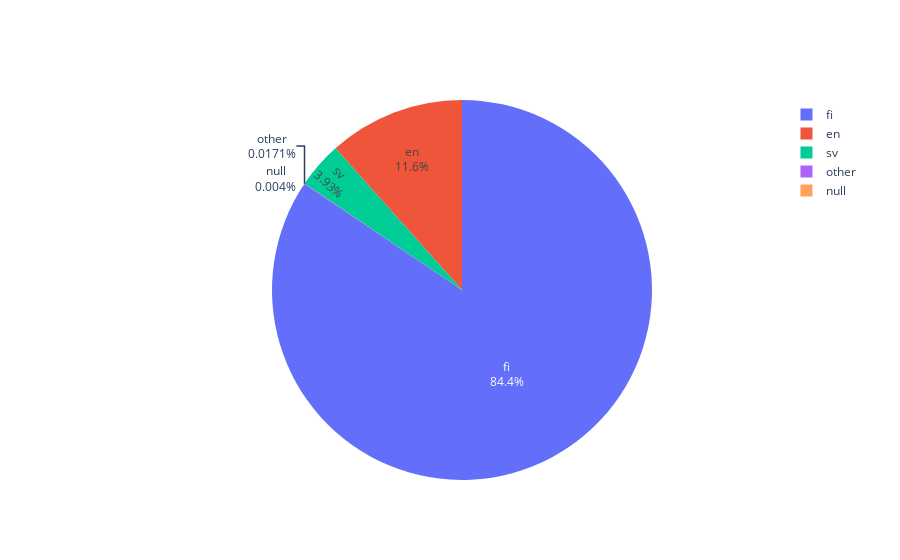

Source (notebook cell):
### Code cell
fig = go.Figure(data = [go.Pie(labels = list(Counter(df['original_language']).keys()), 
                               values = list(Counter(df['original_language']).values()),
                               textinfo = 'label + percent', titleposition = "bottom center")])
fig.show()

### Figure 1 — Plotly figure (JSON) as saved in the notebook; plotly's stock layout.template omitted (floating-point values rounded to 4 significant figures)
{"data": [{"labels": ["fi", "sv", "en", "other", null, null, null, null, null, null, null], "textinfo": "label+percent", "title": {"position": "bottom center"}, "type": "pie", "values": [147727, 6882, 20309, 30, 1, 1, 1, 1, 1, 1, 1]}], "layout": {}}
